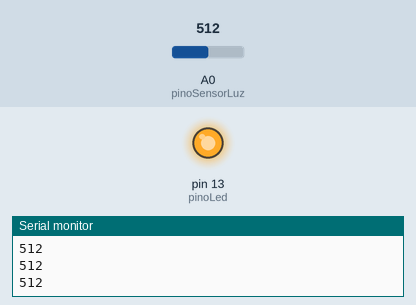
This sketch was run on a simulated Arduino Uno, built with avr-gcc and run on an emulated ATmega328P. Shown: output pins drawn as LEDs (lit = HIGH), the last lines printed to the serial monitor. Inputs (shaded band) come from the test bench; at power-on: A0 (pinoSensorLuz) = 512.

Above: at 1.2 s.
1.3 s: A0 (pinoSensorLuz) set to 584
2.8 s: A0 (pinoSensorLuz) set to 607
At 3.8 s:
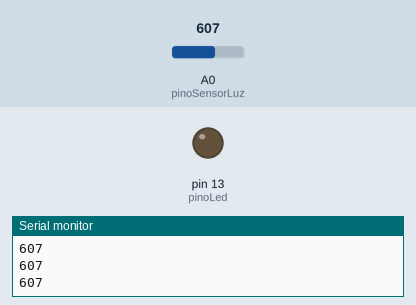
4.3 s: A0 (pinoSensorLuz) set to 590
At 4.7 s:
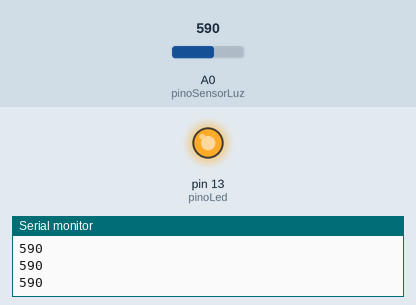
5.8 s: A0 (pinoSensorLuz) set to 610
At 7.1 s:
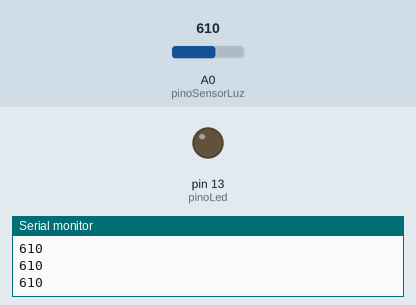
Timing chart, 0 to 8.3 s (numbered marks = the images above; inputs shaded):
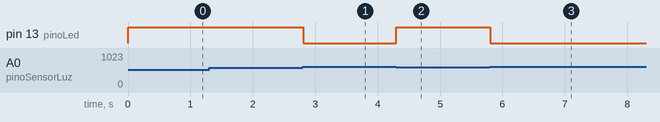

Measured:
- the behaviour switches between 599 and 600 on A0 (pinoSensorLuz) (found by bisection; images 0 and 1)
- after the input at 2.8 s, pin 13 (pinoLed): HIGH → LOW at once
- after the input at 4.3 s, pin 13 (pinoLed): LOW → HIGH at once
- after the input at 5.8 s, pin 13 (pinoLed): HIGH → LOW at once

The sketch:

sensorLuzAmbiente.ino
```cpp
// Programa: Sensor de luz ambiente
// Matheus Ikenaga
// 2021-11-15

int pinoLed        = 13;
int pinoSensorLuz  = A0;
int valorLuz       = 0;


void setup() {
  pinMode(pinoLed,OUTPUT);
  Serial.begin(9600);

}

void loop() {
  valorLuz = analogRead(pinoSensorLuz);
  Serial.println(valorLuz);
  if (valorLuz <600)
  {
    digitalWrite(pinoLed, HIGH);
  } else {
    digitalWrite(pinoLed, LOW);
  }
  delay(10);
}
```
